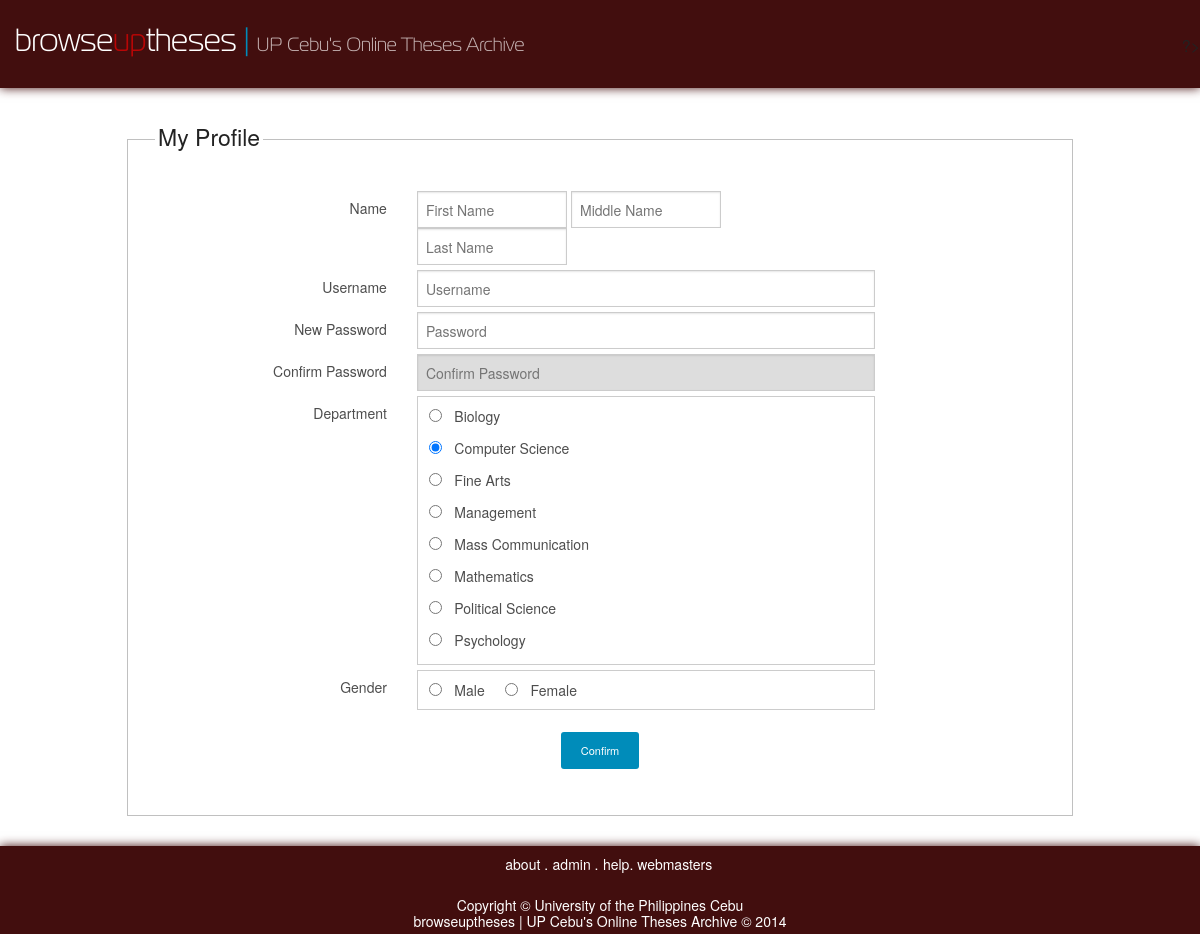
/setProfile.php, run on the app's committed database.
### tables this page shows
CREATE TABLE IF NOT EXISTS `department` (
  `department_id` int(11) NOT NULL AUTO_INCREMENT,
  `dep_name` varchar(255) DEFAULT NULL,
  `tel` int(11) DEFAULT NULL,
  `email` varchar(255) DEFAULT NULL,
  `faculty_id` int(11) DEFAULT NULL,
  PRIMARY KEY (`department_id`),
  KEY `faculty_id` (`faculty_id`)
);

### setProfile.php (the view, shortened to what this page needs)
<?php
	$faculty_id = explode('_', $_SESSION['user_id'])[1];
	$faculty = mysql_query("SELECT * FROM faculty WHERE faculty_id = '$faculty_id'");
	$faculty = mysql_fetch_assoc($faculty);
	$faculty_details = mysql_query("SELECT * FROM faculty_profiles WHERE faculty_id = '$faculty_id'");
	$hasProfile = mysql_num_rows($faculty_details) == 1;
	$departments = mysql_query("SELECT * FROM department ORDER BY dep_name ASC");
	$department_list = array();
	while ($department = mysql_fetch_assoc($departments)) {
		array_push($department_list, $department);
	}
?>
<!DOCTYPE html>
<html lang="en">
	<head>
		<?php include('fronts/meta.php'); ?>
	</head>
	<body>
		<div id="main-wrapper">
			<?php include('fronts/header.php'); ?>
			<div id="wrap">
				<div id="main" style="margin: 20px 0">
					<div class="row">
						<div class="large-12 medium-10 small-10 columns">
							<fieldset id = "profile">
						    	<legend><h4>My Profile</h4></legend>
						    	<form id="profile" method="POST" action="app/editFaculty.php">
						    		<div class="row">
										<div class="small-10 columns">
											<div class="small-4 columns">
									        	<label for="author" class="right inline">Name</label>
									        </div>
									        <div class="small-8 columns">
												<div id="researchers">
													<div id="researcher_0" style="margin-bottom: 5px">
														<input type="text" style="width: 32.7%; display: inline-block" name="fac_fname" required placeholder="First Name" value="<?= ($hasProfile) ? $faculty_details['fac_fname'] : ''; ?>" />
														<input type="text" style="width: 32.7%; display: inline-block" name="fac_mname" required placeholder="Middle Name" value="<?= ($hasProfile) ? $faculty_details['fac_mname'] : ''; ?>" />
														<input type="text" style="width: 32.8%; display: inline-block" name="fac_lname" required placeholder="Last Name" value="<?= ($hasProfile) ? $faculty_details['fac_lname'] : '';?>" />
													</div>
												</div>
									        </div>
								   	    </div>
									</div>
								  	<div class="row">
										<div class="small-10 columns">
											<div class="small-4 columns">
												<label for="username" class="right inline">Username</label>
											</div>
											<div class="small-8 columns">
									        	<input type="text" id="username" name="username" placeholder="Username" required value="<?= $faculty['fac_username']; ?>">
									        </div>
									    </div>
									</div>
									<div class="row">
										<div class="small-10 columns">
											<div class="small-4 columns">
												<label for="password" class="right inline">New Password</label>
											</div>
											<div class="small-8 columns">
									        	<input type="text" id="password" name="password" onchange="document.getElementById('confirm').disabled = false"
									        	placeholder="Password" required value="<?= $faculty['fac_password']; ?>">
									        </div>
									    </div>
									</div>
									<div class="row">
										<div class="small-10 columns">
											<div class="small-4 columns">
												<label for="confirm" class="right inline">Confirm Password</label>
											</div>
											<div class="small-8 columns">
									        	<input type="text" id="confirm" disabled name="confirm" placeholder="Confirm Password" required value="<?= $faculty['fac_password']; ?>">
									        </div>
									    </div>
									</div>
									<div class="row">
										<div class="small-10 columns">
											<div class="small-4 columns">
									        	<label for="department" class="right inline">Department</label>
									        </div>
									        <div class="small-8 columns">
									        	<div id="department" style="border: 1px solid #CCC; padding: 11px 0 0 11px;">
									        	<?php $checked = ($hasProfile) ? $faculty_details['department_id'] : 1; ?>
									        		<?php foreach ($department_list as $department) : ?>
											        	<div style="display: block; margin-bottom: 1rem">
											        		<input type="radio" id="dep_<?= $department['department_id']; ?>" name="department"
											        		<?= ($department['department_id'] == $checked) ? 'checked' : ''; ?>
											        		value="<?= $department['department_id']; ?>">
											        		<label for="dep_<?= $department['department_id']; ?>"><?= $department['dep_name']; ?></label>
											        	</div>
											        <?php endforeach; ?>
									        	</div>
									        </div>
									    </div>
									</div>
									<div class="row">
										<div class="small-10 columns" style="margin-top: 5px; ">
											<div class="small-4 columns">
									        	<label for="gender" class="right inline">Gender</label>
									        </div>
									        <div class="small-8 columns">
									        	<div style="border: 1px solid #CCC; padding: 11px 0 11px 11px;">
									        		<input type="radio" id="male" name="gender" <?= ($hasProfile && $faculty_details['gender'] == 'M') ? 'checked' : ''; ?> value="M">
									        		<label for="male">Male</label>
									        		<input type="radio" id="female" name="gender" <?= ($hasProfile && $faculty_details['gender'] == 'F') ? 'checked' : ''; ?> value="F">
									        		<label for="female">Female</label>
									        	</div>
									        </div>
									    </div>
									</div>
									<div class="row">
										<div style="text-align: center; margin-top: 20px">
											<input type="submit" class="tiny button radius" value="Confirm"/>
										</div>
								    </div>
					    		</form>
						    </fieldset>
						</div>
					</div>
				</div>
			</div>
		</div>
		<?php include('fronts/footer.php'); ?>
	</body>
</html>

### css/styles.css (style rules this page uses)
html { height: 100%; }
body { margin: 0 auto; font-family: 'Segoe UI Semilight', 'Helvetica Neue', Helvetica, Arial, sans-serif; }
#main-wrapper { min-height: 100%; padding-bottom: 87px; }
#wrap { max-width: 980px; margin: 30px auto; position: relative; }
.row { margin-left: 0; }
fieldset { padding: 30px; }

### data on the page
department: department_id "☐ Biology", dep_name "Biology"
department: department_id "☑ Computer Science", dep_name "Computer Science"
department: department_id "☐ Fine Arts", dep_name "Fine Arts"
department: department_id "☐ Management", dep_name "Management"
department: department_id "☐ Mass Communication", dep_name "Mass Communication"
department: department_id "☐ Mathematics", dep_name "Mathematics"
department: department_id "☐ Political Science", dep_name "Political Science"
department: department_id "☐ Psychology", dep_name "Psychology"
